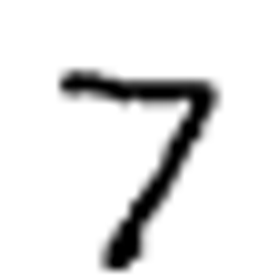
#> input picture assets/sample_digit.png, 280 x 280 px
$ python -i preprocessing.py   (imports and definitions only)
#> lines starting #> are read from the running program, lines starting #| are printed output that depends on the picture; after the words box and inside, x2 and y2 are one past the last pixel; in counts of white or black regions, pixels touching at a corner belong together
#> further down, picture is the input picture: PIL image 280x280 L; min 0, max 255, mean 231.2
import numpy as np
import cv2
from PIL import Image


def _preprocess_core(image: Image.Image) -> tuple[np.ndarray, Image.Image]:
    # 1. Convert image to grayscale
    img_gray = image.convert("L")
    img_np = np.array(img_gray)

    # 10. Automatically detect background color using border pixels
    h, w = img_np.shape
#> h = 280; w = 280
    border_pixels = np.concatenate([
        img_np[0, :],
        img_np[-1, :],
        img_np[:, 0],
        img_np[:, -1]
    ])
#> border_pixels = 1120 values from 255 to 255
    avg_border = np.mean(border_pixels)
#> avg_border = 255

    # MNIST expects a white digit (255) on a black background (0).
    # If the border average is bright, it indicates a white background, so we invert.
    if avg_border > 127:
        img_np = cv2.bitwise_not(img_np)
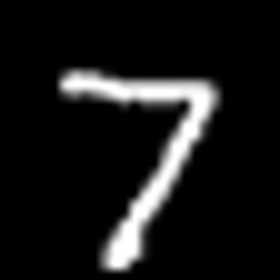
#> img_np: shape (280, 280); min 0, max 255, mean 23.8

    # 2. Detect the handwritten digit using contour detection
    # Threshold the image to make it binary (white digit on black background)
    _, thresh = cv2.threshold(img_np, 0, 255, cv2.THRESH_BINARY + cv2.THRESH_OTSU)
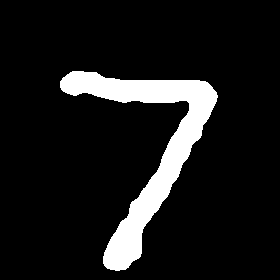
#> thresh: shape (280, 280); 10.2% white; 1 white region

    # Find contours
    contours, _ = cv2.findContours(thresh, cv2.RETR_EXTERNAL, cv2.CHAIN_APPROX_SIMPLE)
#> contours = 1 contour; box (x1, y1, x2, y2) and area: (60, 71, 218, 271) 7672

    # Filter out tiny contours (noise)
    valid_contours = [c for c in contours if cv2.contourArea(c) > 5]
#> valid_contours has the same summary as contours
    if not valid_contours:
        valid_contours = contours

    if valid_contours:
        # Combined bounding box of all contours to preserve all parts of the digit
        x_min, y_min = w, h
#> x_min = 280; y_min = 280
        x_max, y_max = 0, 0
        for c in valid_contours:
            x, y, cw, ch = cv2.boundingRect(c)
            x_min = min(x_min, x)
            y_min = min(y_min, y)
            x_max = max(x_max, x + cw)
            y_max = max(y_max, y + ch)
#> this loop made 1 pass
#> (x, y, cw, ch, x_min, y_min, x_max, y_max) on pass 1: (60, 71, 158, 200, 60, 71, 218, 271)

        # 3 & 4. Crop only the digit and remove unnecessary whitespace
        if x_max > x_min and y_max > y_min:
            digit_crop = img_np[y_min:y_max, x_min:x_max]
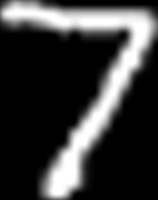
#> digit_crop: shape (200, 158); min 0, max 255, mean 58.3
        else:
            digit_crop = img_np
    else:
        digit_crop = img_np

    # 5. Preserve aspect ratio & 6. Add padding & 7. Center inside a square canvas
    crop_h, crop_w = digit_crop.shape
#> crop_h = 200; crop_w = 158
    max_side = max(crop_h, crop_w)
#> max_side = 200

    # Compute padding (15% of max_side, minimum 4 pixels)
    padding = int(max_side * 0.15)
#> padding = 30
    if padding < 4:
        padding = 4

    canvas_size = max_side + 2 * padding
#> canvas_size = 260

    # Create black square canvas
    square_canvas = np.zeros((canvas_size, canvas_size), dtype=np.uint8)

    # Center the cropped digit on the canvas
    offset_x = padding + (max_side - crop_w) // 2
#> offset_x = 51
    offset_y = padding + (max_side - crop_h) // 2
#> offset_y = 30
    square_canvas[offset_y:offset_y+crop_h, offset_x:offset_x+crop_w] = digit_crop
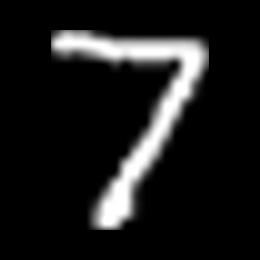
#> square_canvas: shape (260, 260); min 0, max 255, mean 27.2

    # 8. Resize to exactly 28x28 pixels
    resized = cv2.resize(square_canvas, (28, 28), interpolation=cv2.INTER_AREA)
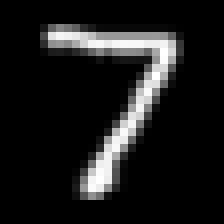
#> resized: shape (28, 28) (shown 8 times larger); min 0, max 255, mean 27.2

    # 9. Normalize pixel values to [0, 1]
    normalized = resized.astype("float32") / 255.0

    # 11. Prepare model input by reshaping to (1, 28, 28, 1)
    model_input = normalized.reshape(1, 28, 28, 1)

    # Preprocessed preview image (Pillow image)
    preview_image = Image.fromarray(resized)

    return model_input, preview_image


def preprocess_pil_image(image: Image.Image) -> np.ndarray:
    model_input, _ = _preprocess_core(image)
    return model_input


def prepare_preview_image(image: Image.Image) -> Image.Image:
    _, preview_image = _preprocess_core(image)
    return preview_image


def preprocess_uploaded_image(image_path: str) -> np.ndarray:
    image = Image.open(image_path)
    model_input, _ = _preprocess_core(image)
    return model_input

>>> from PIL import Image
>>> picture = Image.open('../assets/sample_digit.png')
>>> result = _preprocess_core(picture)
